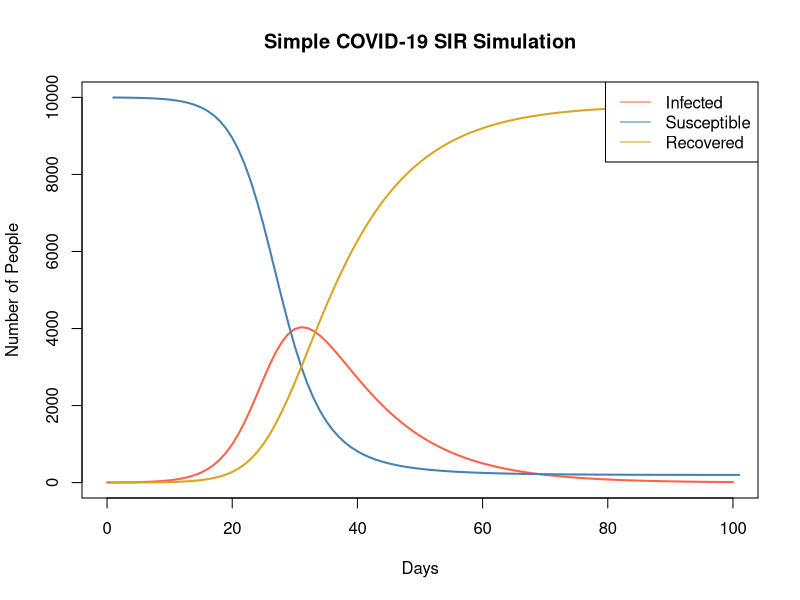

This chart was generated by the following R code:
## ---- chunk 1

# 1. Install and load the necessary package
library(deSolve)

# 2. Define the SIR model function
sir_model <- function(time, state, parameters) {
  with(as.list(c(state, parameters)), {
    N <- S + I + R
    # Differential equations
    dS <- -beta * S * I / N
    dI <- beta * S * I / N - gamma * I
    dR <- gamma * I
    
    return(list(c(dS, dI, dR)))
  })
}

# 3. Set initial conditions and parameters
# Total population
N <- 10000 
# Initial infected, Recovered
init <- c(S = N - 3, I = 3, R = 0) 
# Time to simulate (days)
times <- seq(0, 100, by = 1) 
# beta = infection rate, gamma = recovery rate (1/days_infectious)
params <- c(beta = 0.4, gamma = 0.1) 

# 4. Run the simulation
output <- ode(y = init, times = times, func = sir_model, parms = params)
output <- as.data.frame(output)

# 5. Visualize the results
plot(output$time, output$I, type = "l", col = "tomato", 
     xlab = "Days", ylab = "Number of People",
     main = "Simple COVID-19 SIR Simulation", ylim = c(0,10000), lwd=2)
lines(output$S, col = "steelblue", lwd = 2)
lines(output$R, col = "goldenrod", lwd=2)
legend("topright", legend=c("Infected", "Susceptible", "Recovered"), 
       col=c("tomato", "steelblue", "goldenrod"), lty=1)
